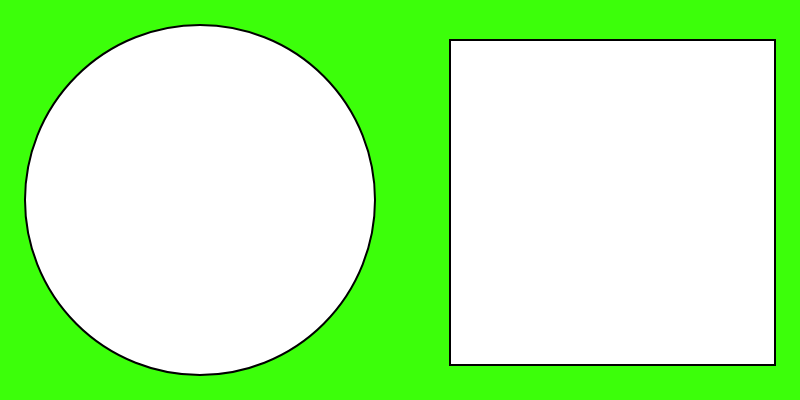
Frame 1 (no input)
Frame 60 (no input): identical to frame 1, image omitted
Frame 120 (the mouse pressed at the canvas centre since frame 60): identical to frame 1, image omitted

The p5.js sketch that drew this single still picture (run headless with seeded random() and noise() and a simulated clock; from frame 60 on, the mouse is pressed at the canvas centre):

// p5.js sketch
// ── sketch.js
function setup() {
  createCanvas(800, 400);
}

function draw() {
  background(60, 400, 10);
  strokeWeight(2);
  circle(200,200,350);
  square(450,40,325);
}
